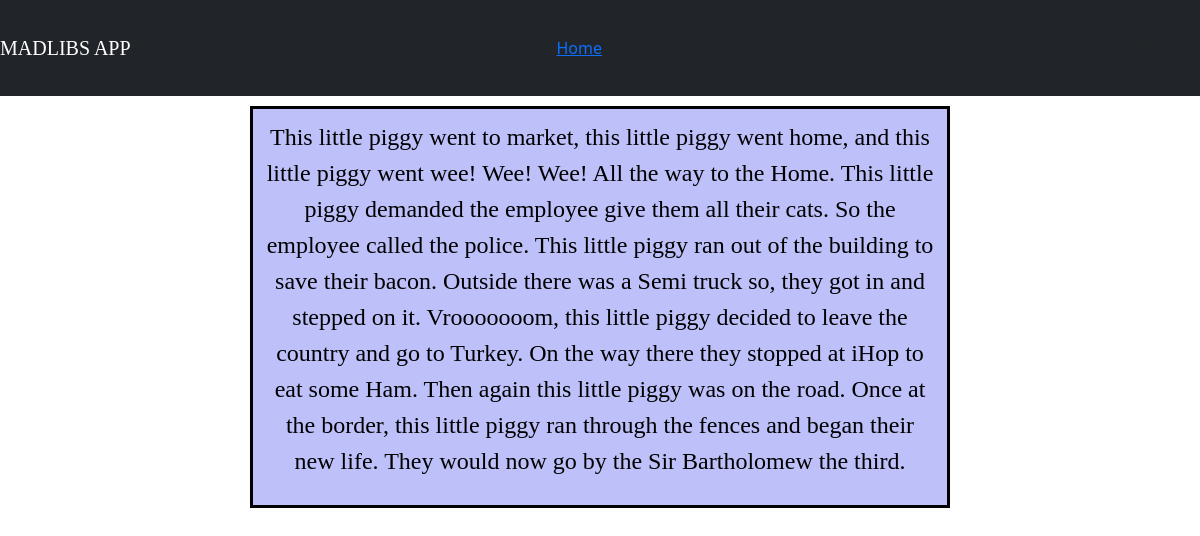
Page /story/generate/3 on the earlier database version.
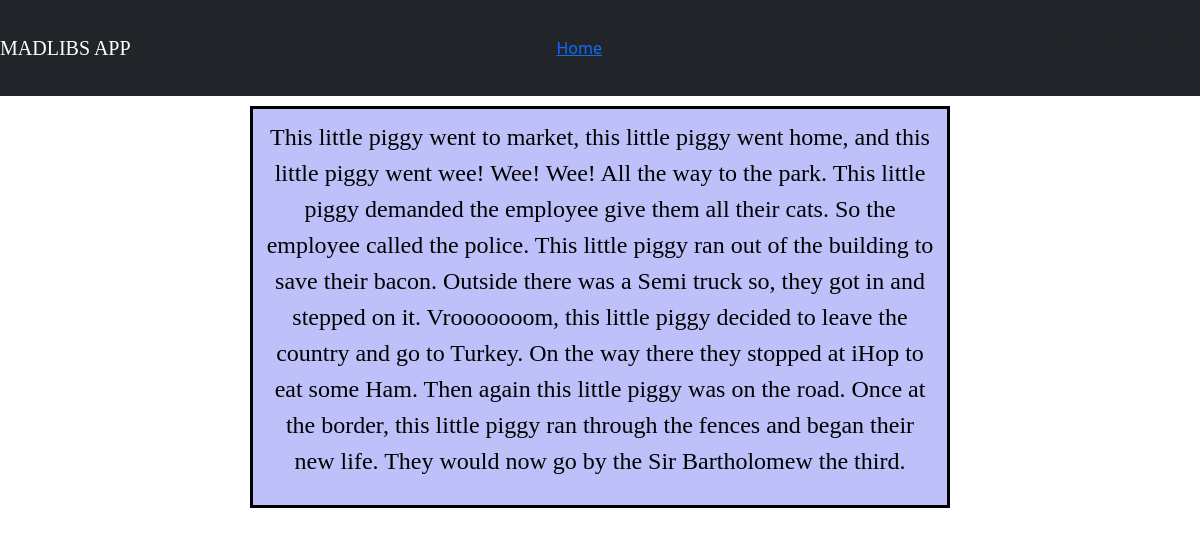
Same page on the later database version.
### story/models.py (models this page shows)
class Pig(models.Model):
    place = models.CharField(max_length=50)
    object = models.CharField(max_length=50)
    vehicle = models.CharField(max_length=50)
    country = models.CharField(max_length=50)
    restaurant = models.CharField(max_length=50)
    porkItem = models.CharField(max_length=50)
    name = models.CharField(max_length=50)

### story/views.py (the view)
# urls.py: path('generate/<int:id>', views.generate_pig, name="generate_pig"),
def generate_pig(request, id):
    item = Pig.objects.get(id=id)
    if request.method == 'POST':
        return redirect('/story/pig')
    return render(request, 'story/pig-story.html', {'item':item})

### story/templates/story/pig-story.html (shortened to what this page needs)
{% extends 'story/base.html' %}
{% block body %}
<form method="POST">
    <div class="div-story">
        <p>
            This little piggy went to market, this little piggy went home, and this
            little piggy went wee! Wee! Wee! All the way to the  {{ item.place }}.
            This little piggy demanded the employee give them all their
            {{ item.object }}. So the employee called the police. This little
            piggy ran out of the building to save their bacon. Outside there
            was a {{ item.vehicle }} so, they got in and stepped on it. Vrooooooom,
            this little piggy decided to leave the country and go to
            {{ item.country }}. On the way there they stopped at
            {{ item.restaurant }} to eat some {{ item.porkItem }}. Then again this
            little piggy was on the road. Once at the border, this little piggy ran
            through the fences and began their new life. They would now go by the
            Sir {{ item.name }} the third.
        </p>
    </div>
</form>
{% endblock %}

### story/templates/story/base.html (shortened to what this page needs)
{% load static %}
<!doctype html>
<html lang="en">
<head>
    <link rel="stylesheet" href="{% static 'story/style.css' %}">
    <link href="https://cdn.jsdelivr.net/npm/bootstrap@5.3.0/dist/css/bootstrap.min.css" rel="stylesheet">
</head>
<body>
<nav class="navbar navbar-dark bg-dark">
    <a href="#" class="navbar-brand">MADLIBS APP</a>
    <div class="navbar navbar-dark bg-dark" style="border:none;">
        <a href="/story/" class="nav-item">Home</a>
    </div>
    <p class="test">Madlibs Stories Directory</p>
</nav>
{% block body %}
{% endblock %}
</body>
</html>

### story/static/story/style.css (style rules this page uses)
form { font-family: Calibri; }
div { color: black; border: solid black; text-align: center; margin: 20px 20px; padding: 10px; background-color: #E1F7FA; }
.navbar-brand { font-family: "Yu Gothic UI Semibold" }
.div-story { background-color: #BDC0F9; width: 700px; margin: 10px auto; font-size: 24px; font-family: "Yu Gothic UI Semibold"; }

Differences in the rows shown:
changed Pig "cats": place "Home" → "park"
